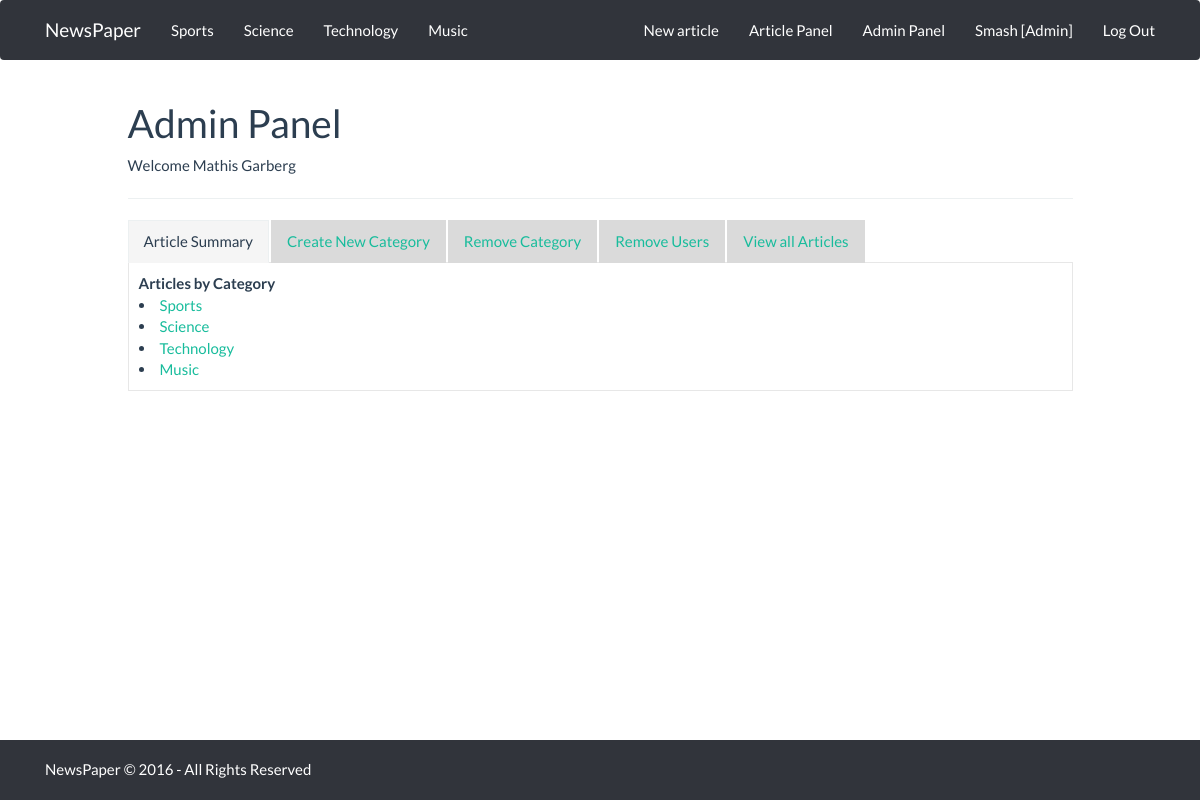
/admin/admin.php (signed in), run on the app's committed database.
### tables this page shows
CREATE TABLE IF NOT EXISTS category (
	category VARCHAR(20)
);

CREATE TABLE IF NOT EXISTS users (
	id INT AUTO_INCREMENT PRIMARY KEY,
	username VARCHAR(32),
	password VARCHAR(128),
	name VARCHAR(30),
	surname VARCHAR(30),
	email VARCHAR(30),
	user_type INT(11)
);

CREATE TABLE IF NOT EXISTS user_type (
	id INT,
	name VARCHAR(255)
);

### includes/functions.php (called while the page is built)
<?php
	if(isset($_SESSION['id'])) {
		$my_id = $_SESSION['id'];
		$user_query = $con->query("SELECT username, user_type FROM users WHERE id = '$my_id'");
		$run_user = $user_query->fetch_array(MYSQLI_ASSOC);
		$username = $run_user['username'];
		$user_type = $run_user['user_type'];
		$query_type = $con->query("SELECT name FROM user_type WHERE id = '$user_type'");
		$run_level = $query_type->fetch_array(MYSQLI_ASSOC);
		$type_name = $run_level['name'];
	}
	else {
		header('Location: register.php');
	}
?>

### admin/admin.php (the view, shortened to what this page needs)
<?php require_once('../includes/connect.php'); ?>
<?php require_once('../includes/functions.php'); ?>
<html>
	<head>
		<link rel="stylesheet" type="text/css" href="../css/bootstrap.css" />
		<link rel="stylesheet" type="text/css" href="../css/bootstrap.flatfly.css" />
		<link rel="stylesheet" type="text/css" href="../css/style.css" />
	</head>
	<body>
		<nav class="navbar navbar-default">
			<div class="container">
				<div class="container-fluid">
					<div class="navbar-header">
					  <a class="navbar-brand" href="../index.php">NewsPaper</a>
					</div>
					<ul class="nav navbar-nav">
						<?php
						$qry = $con->query("SELECT * FROM category LIMIT 0,6");
						while($row = $qry->fetch_array()) {
							echo "<li class=\"nav-item\">";
								echo "<a href=../articles.php?cat=" . $row['category'] . ">" . $row['category'] . "</a>";
							echo "</li>";
						}
						?>
					</ul>
					<ul class="nav navbar-nav navbar-right">
						<li class="nav-item">
							<a href="../create_article.php">New article</a>
						</li>
						<li class="nav-item">
							<a href="../article_panel.php">Article Panel</a>
						</li>
						<li class="nav-item">
							<?php if($user_type == 1) { ?>
							<a href="admin.php">Admin Panel</a>
							<?php } ?>
						</li>
						<li class="nav-item">
							<a href="../profile.php"><?php echo $username; ?> [<?php echo $type_name;  ?>]</a>
						</li>
						<li class="nav-item">
							<a class="nav-link" href="../AuthN/logout.php">Log Out</a>
						</li>
					</ul>
				</div>
			</div>
		</nav>
		<div class="container">
			<div class="row">
				<div class="col-xs-12 col-sm-10 col-md-10 col-sm-offset-1 col-md-offset-1">
					<h1>Admin Panel</h1>
					<?php echo "Welcome " . $_SESSION['name'] . " " . $_SESSION['surname']; ?>
					<hr>
					<ul class="nav nav-tabs" role="tablist">
						<li class="active"><a href="admin.php" role="tab" data-toggle="tab">Article Summary</a></li>
						<li><a href="new_category.php" role="tab" data-toggle="tab">Create New Category</a></li>
						<li><a href="remove_category.php" role="tab" data-toggle="tab">Remove Category</a></li>
						<li><a href="remove_users.php" role="tab" data-toggle="tab">Remove Users</a></li>
						<li><a href="admin.php?id=viewall" role="tab" data-toggle="tab">View all Articles</a></li>
					</ul>
					<div class="tab-content">
						<div class="tab-pane active" id="home">
							<div class="row">
								<div class="col-md-6">
								<b>Articles by Category</b>
								<?php
								$qry = $con->query("SELECT * FROM category");
								while($row = $qry->fetch_array()) {
									echo "<li><a href=admin.php?cat=" . $row['category'] . ">" . $row['category'] . "</a></li>";
								}
								?>
								</div>
								<div class="col-md-6">
								</div>
							</div>
						</div>
					</div>
				</div>
			</div>
		</div>
		<div class="navbar navbar-default navbar-fixed-bottom">
			<div class="container">
				<p class="navbar-text">NewsPaper &copy; <?php echo date("Y"); ?> - All Rights Reserved</p>
			</div>
		</div>
	</body>
</html>

### css/style.css (style rules this page uses)
.nav-tabs { margin: 0; padding: 0; border: 0; }
.nav-tabs > li > a { background: #DADADA; border-radius: 0; }
.nav-tabs > li.active > a, .nav-tabs > li.active > a:hover { background: #F5F5F5; }
.tab-pane { border-radius: 0; padding: 10px; border: 1px solid #E7E7E7; }

### data on the page
category: category "Sports"
category: category "Science"
category: category "Technology"
category: category "Music"
users: username "Smash"
user_type: name "Admin"

### other printed values
$_SESSION['name'] "Mathis"
$_SESSION['surname'] "Garberg"
